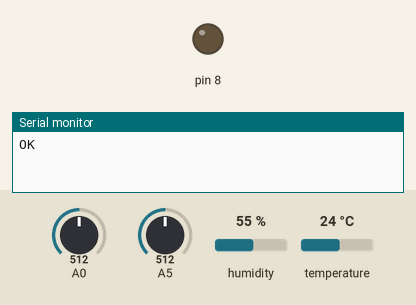
This sketch was run on a simulated Arduino Uno, built with avr-gcc and run on an emulated ATmega328P. Shown: output pins drawn as LEDs (lit = HIGH), the last lines printed to the serial monitor. Inputs (shaded band) come from the test bench; at power-on: A0 = 512, A5 = 512, humidity 55 %, temperature 24 °C. The modem accepts every AT command (registered, SIM ready, sends succeed) and sends nothing else.

Above: at 0.1 s.
At 6.1 s:
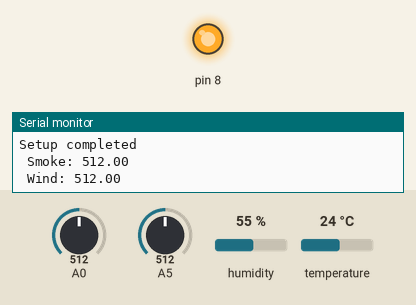
Timing chart, 0 to 7.6 s (numbered marks = the images above):
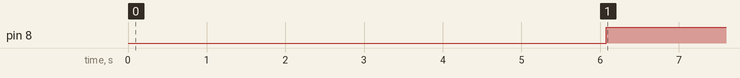

Measured:
- by itself, pin 8: LOW → HIGH at 6.1 s

The sketch:

Arduino_code.ino
```cpp
// Code to use SoftwareSerial
#include <DHT.h>
#define DHTPIN 5
#define DHTTYPE DHT11
DHT dht(DHTPIN, DHTTYPE);
#include <SoftwareSerial.h>


// WiFi

SoftwareSerial espSerial =  SoftwareSerial(2, 3);     // arduino RX pin=2  arduino TX pin=3    connect the arduino RX pin to esp8266 module TX pin   -  connect the arduino TX pin to esp8266 module RX pin


String apiKey = "XENRG81WZAEGP5B1";     // replace with your channel's thingspeak WRITE API key

String ssid = "youriwifi";  // Wifi network SSID
String password = "yourpassword"; // Wifi network password

boolean DEBUG = true;

//======================================================================== showResponce
void showResponse(int waitTime) {
  long t = millis();
  char c;
  while (t + waitTime > millis()) {
    if (espSerial.available()) {
      c = espSerial.read();
      if (DEBUG) Serial.print(c);
    }
  }

}

//========================================================================
boolean thingSpeakWrite(float value1, float value2, float value3, float value4) {
  String cmd = "AT+CIPSTART=\"TCP\",\"";                  // TCP connection
  cmd += "184.106.153.149";                               // api.thingspeak.com
  cmd += "\",80";
  espSerial.println(cmd);
  if (DEBUG) Serial.println(cmd);
  if (espSerial.find("Error")) {
    if (DEBUG) Serial.println("AT+CIPSTART error");
    return false;
  }


  String getStr = "GET /update?api_key=";   // prepare GET string
  getStr += apiKey;

  getStr += "&field1=";
  getStr += String(value1);
  getStr += "&field2=";
  getStr += String(value2);
  getStr += "&field3=";
  getStr += String(value3);
  getStr += "&field4=";
  getStr += String(value4);
  //getStr +="&field5=";
  //getStr += String(value5);
  //getStr +="&field6=";
  //getStr += String(value6);

  // ...
  getStr += "\r\n\r\n\r\n\r\n";

  // send data length
  cmd = "AT+CIPSEND=";
  cmd += String(getStr.length());
  espSerial.println(cmd);
  if (DEBUG)  Serial.println(cmd);

  delay(100);
  if (espSerial.find(">")) {
    espSerial.print(getStr);
    if (DEBUG)  Serial.print(getStr);
  }
  else {
    espSerial.println("AT+CIPCLOSE");
    // alert user
    if (DEBUG)   Serial.println("AT+CIPCLOSE");
    return false;
  }
  return true;
}
//================================================================================ setup
void setup() {
  pinMode(8, OUTPUT);
  pinMode(A5, INPUT);
  DEBUG = true;         // enable debug serial
  dht.begin();
  Serial.begin(9600);

  espSerial.begin(9600);

  //115200

  // espSerial.println("AT+UART_DEF=9600,8,1,0,0");    // Enable this line to set esp8266 serial speed to 9600 bps
  // showResponse(1000);

  // espSerial.println("AT+RST");         // Enable this line to reset the module;
  // showResponse(1000);


  espSerial.println("AT+CWMODE=1");   // set esp8266 as client
  showResponse(1000);

  espSerial.println("AT+CWJAP=\"" + ssid + "\",\"" + password + "\""); // set your home router SSID and password
  showResponse(5000);

  if (DEBUG)  Serial.println("Setup completed");
}


// ====================================================================== loop
void loop() {

  float h = dht.readHumidity();
  //Smoke
  float s = analogRead(A5);

  Serial.print(" Smoke: ");
  Serial.println(s);
  // Checks if it has reached the threshold value
  if (s > 400.0)
  {
    digitalWrite(8, HIGH);
  }
  else
  {
    digitalWrite(8, LOW);

  }

  // Temperature and humidity
  float t = dht.readTemperature();
  float f = dht.readTemperature(true);
  if (isnan(h) || isnan(t) || isnan(f)) {
    Serial.println(F("Failed to read from DHT sensor!"));
    return;
  }

  //Windspeed
  float w = analogRead(A0);
  //Map 0-1023 to discrete 0-50-100...250 values for LED
  // analogWrite(9, sensorValue * (51.0 / 1023.0) * 50);


  Serial.print(" Wind: ");
  Serial.println(w);
  Serial.print(" ");


  // float hif = dht.computeHeatIndex(f, h);
  // float hic = dht.computeHeatIndex(t, h, false);
  Serial.print(F(" Humidity: "));
  Serial.print(h);
  Serial.print(F("\n  Temperature: "));
  Serial.println(t);


  thingSpeakWrite(t, h, w, s);
  delay(16000);
  /*
    Serial.print(F("°C "));
    Serial.print(f);
    Serial.print(F("°F  Heat index: "));
    Serial.print(hic);
    Serial.print(F("°C "));
    Serial.print(hif);
    Serial.println(F("°F"));
    delay(2000);
  */
}
```
